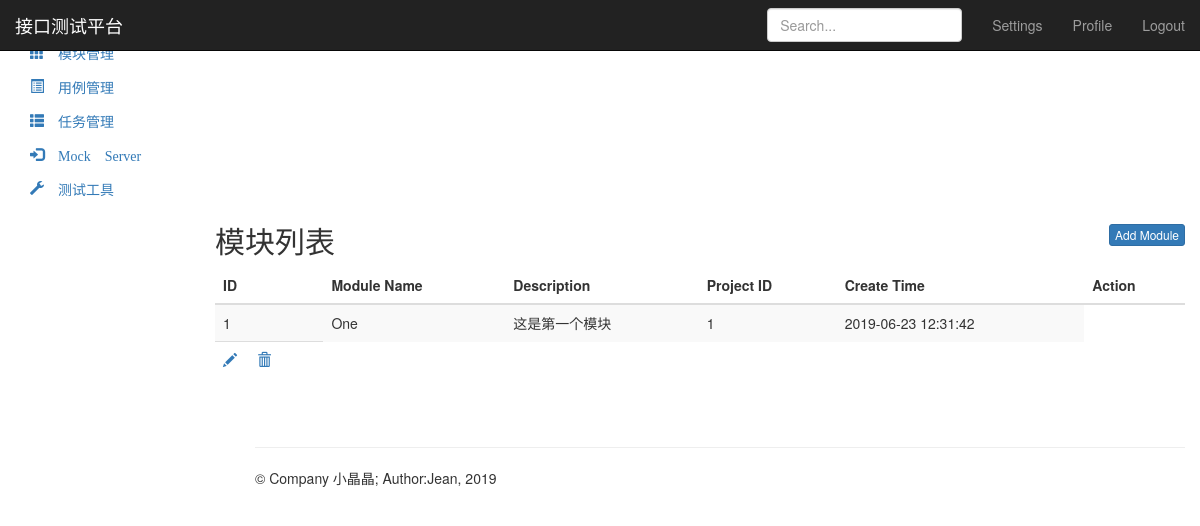
The app's page /module/ (signed in), older data.
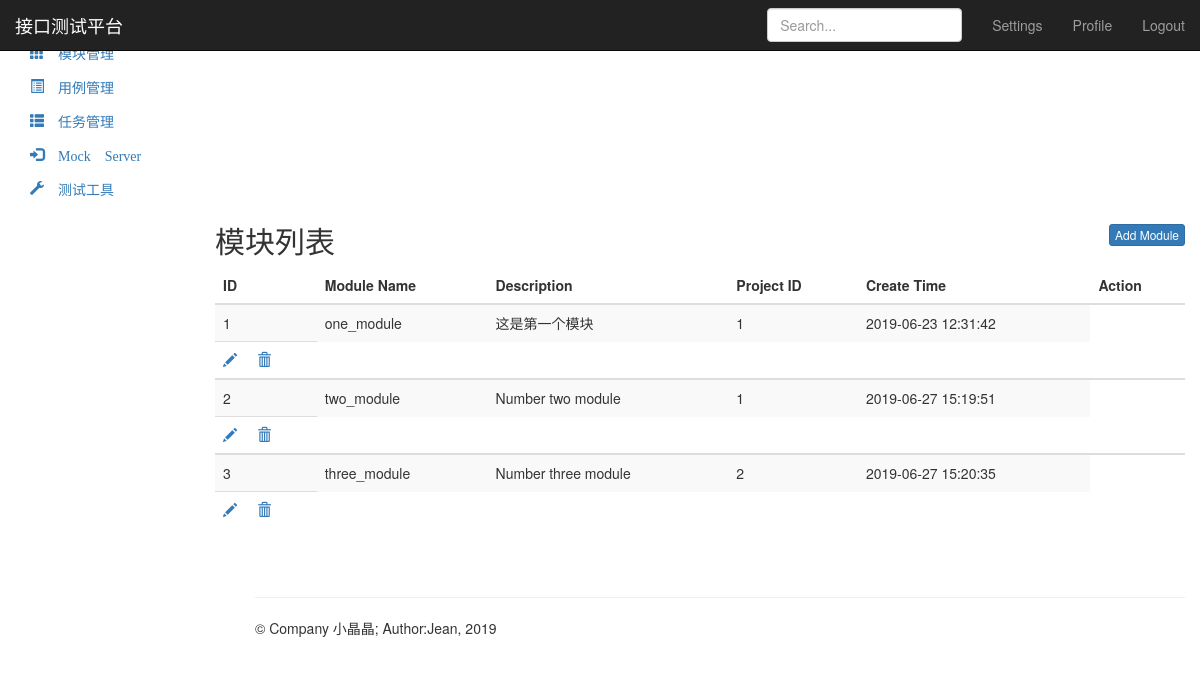
The same page, newer data.
### module_app/models.py (models this page shows, shortened)
class Module(models.Model):
    project = models.ForeignKey(Project, on_delete=models.CASCADE)  # 与表Project关联
    name = models.CharField("名称", max_length=100, blank=False, default="")
    describe = models.TextField("描述", default="")
    create_time = models.DateTimeField("创建时间", auto_now_add=True)
    update_time = models.DateTimeField("更新时间", auto_now_add=True)

### module_app/views.py (the view)
# urls.py: path('', views.module_manage),
@login_required
def module_manage(request):
    if request.method == "GET":
        module_all = Module.objects.all()
        return render(request, 'module.html', {"modules": module_all,
                                               "type": "list"
                                               })

### templates/module.html (shortened to what this page needs)
{% extends "base.html" %}
{% block base %}
<nav class="navbar navbar-inverse navbar-fixed-top">
    <div class="container-fluid">
        <div class="navbar-header">
            <a class="navbar-brand" href="/project/">接口测试平台</a>
        </div>
        <div id="navbar" class="navbar-collapse collapse">
            <ul class="nav navbar-nav navbar-right">
                <li><a href="#">Settings</a></li>
                <li><a href="#">Profile</a></li>
                <li><a href="/logout/">Logout</a></li>
            </ul>
            <form class="navbar-form navbar-right">
                <input type="text" class="form-control" placeholder="Search...">
            </form>
        </div>
    </div>
</nav>
<div class="container-fluid">
    <div class="row">
        <div class="col-sm-3 col-md-2 sidebar">
            <ul class="nav nav-sidebar">
                <li>
                    <a href="/project/" class="glyphicon glyphicon-th-large">&nbsp;项目管理</a>
                </li>
                <li class="active">
                    <a href="/module/" class="glyphicon glyphicon-th">&nbsp;模块管理</a>
                </li>
            </ul>
            <ul class="nav nav-sidebar">
                <li><a href="/testcase/" class="glyphicon glyphicon-list-alt">&nbsp;用例管理</a></li>
                <li><a href="/testtask/" class="glyphicon glyphicon-th-list">&nbsp;任务管理</a></li>
            </ul>
            <ul class="nav nav-sidebar">
                <li><a href="" class="glyphicon glyphicon-log-in">&nbsp;Mock Server</a></li>
                <li><a href="" class="glyphicon glyphicon-wrench">&nbsp;测试工具</a></li>
            </ul>
        </div>
        <div class="col-sm-9 col-sm-offset-3 col-md-10 col-md-offset-2 main">
            {% if type == "list" %}
            <h2 class="sub-header">模块列表
                <button type="button" class="btn btn-xs btn-primary" style="float: right;"
                        onclick="location.href='/module/add_module/'">Add Module
                </button>
            </h2>
            <div class="table-responsive">
                <table class="table table-striped">
                    <thead>
                    <tr>
                        <th>ID</th>
                        <th>Module Name</th>
                        <th>Description</th>
                        <th>Project ID</th>
                        <th>Create Time</th>
                        <th>Action</th>
                    </tr>
                    </thead>
                    {% for module in modules %}
                    <tbody>
                    <tr>
                        <td>{{ module.id }}</td>
                        <td>{{ module.name }}</td>
                        <td>{{ module.describe }}</td>
                        <td>{{ module.project_id }}</td>
                        <td>{{ module.create_time | date:"Y-m-d H:i:s" }}</td>
                    </tr>
                    <td>
                        <a href="/module/edit_module/{{ module.id }}/" class="glyphicon glyphicon-pencil"
                           style="width: 30px"></a>
                        <a href="/module/delete_module/{{ module.id }}" class="glyphicon glyphicon-trash"></a>
                    </td>
                    </tbody>
                    {% endfor %}
                </table>
            </div>
            {% endif %}
        </div>
    </div>
</div>
{% endblock %}

Row changes from the older to the newer data that the page shows:
changed Module "这是第一个模块": name "One" → "one_module"
added Module: id "2", name "two_module", describe "Number two module", project_id "1", create_time "2019-06-27 15:19:51"
added Module: id "3", name "three_module", describe "Number three module", project_id "2", create_time "2019-06-27 15:20:35"
